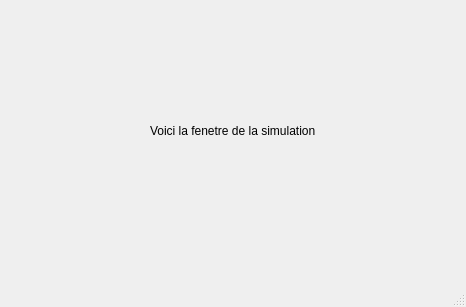
<?xml version="1.0" encoding="UTF-8"?>
<ui version="4.0">
 <class>Simulation</class>
 <widget class="QMainWindow" name="Simulation">
  <property name="geometry">
   <rect>
    <x>0</x>
    <y>0</y>
    <width>466</width>
    <height>307</height>
   </rect>
  </property>
  <property name="windowTitle">
   <string>Simulation</string>
  </property>
  <widget class="QWidget" name="centralwidget">
   <widget class="QLabel" name="label">
    <property name="geometry">
     <rect>
      <x>150</x>
      <y>60</y>
      <width>231</width>
      <height>141</height>
     </rect>
    </property>
    <property name="text">
     <string>Voici la fenetre de la simulation </string>
    </property>
   </widget>
  </widget>
  <widget class="QMenuBar" name="menubar">
   <property name="geometry">
    <rect>
     <x>0</x>
     <y>0</y>
     <width>466</width>
     <height>17</height>
    </rect>
   </property>
  </widget>
  <widget class="QStatusBar" name="statusbar"/>
 </widget>
 <resources/>
 <connections/>
</ui>
